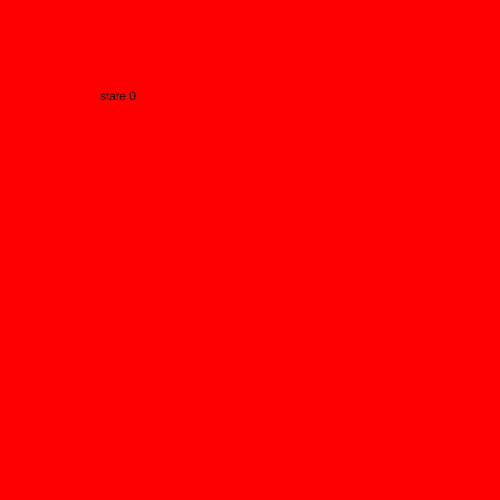
Frame 1 (no input)
Frame 60 (no input): identical to frame 1, image omitted
Frame 120 (the mouse pressed at the canvas centre since frame 60): identical to frame 1, image omitted

The p5.js sketch that drew this single still picture (run headless with seeded random() and noise() and a simulated clock; from frame 60 on, the mouse is pressed at the canvas centre):

// p5.js sketch
// ── sketch.js
let state = 0;

function setup() {
  createCanvas(500, 500);
}

function draw() {


  switch (state) {
    case 0:
      background('red');
      text("state 0", 100, 100);
      break;

    case 1:
      background('orange');
      text("state 1", 100, 100);
      break;

    case 2:
      background('yellow');
      text("state 2", 100, 100);
      break;

    case 3:
      background('green');
      text("state 3", 100, 100);
      break;

    case 4:
      background('blue');
      text("state 4", 100, 100);
      break;

    case 5:
      background('purple');
      text("state 5", 100, 100);
      break;

  }


}

function mouseReleased() {
  state++;
  if (state > 5) {
    state = 0;
  }
}
